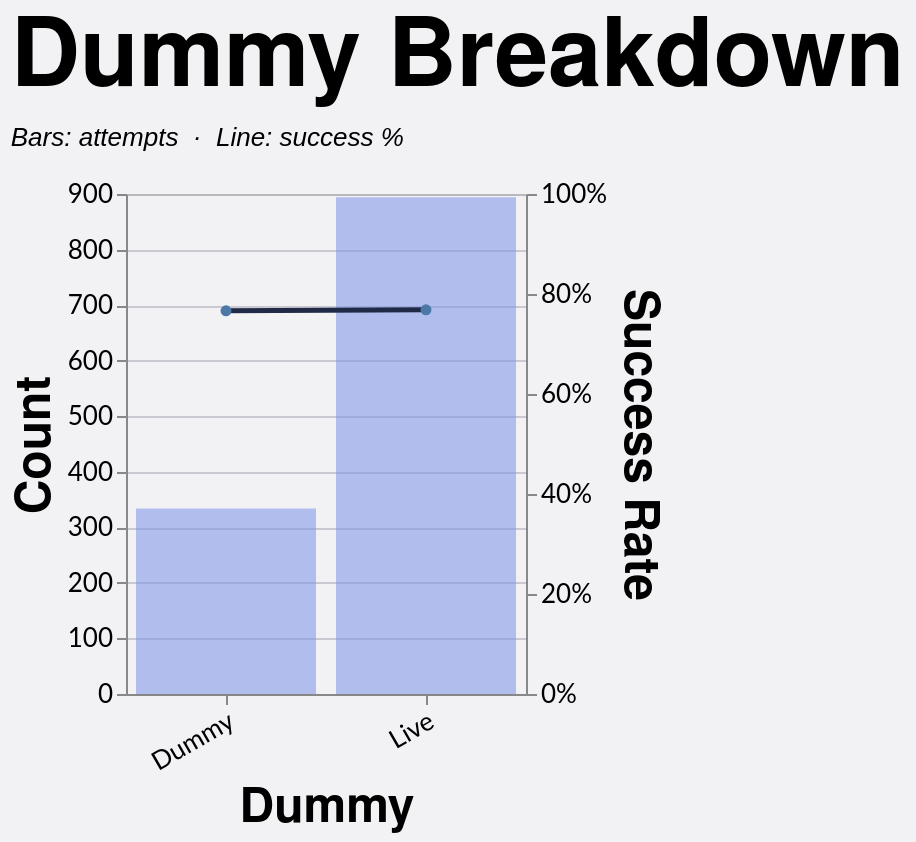

Source (Vega-Lite JSON):
### Vega-Lite specification from a JSON file in a GitHub repository (floating-point values rounded to 4 significant figures; data arrays with more than 128 entries replaced by an {"elided": "..."} marker saying what was removed)
{"config": {"axis": {"labelFont": "Lato, sans-serif", "titleFont": "PT Sans Narrow, Helvetica Neue, Helvetica, Arial, sans-serif", "labelFontSize": 13, "titleFontSize": 24, "gridColor": "#202947", "gridOpacity": 0.2}, "header": {"labelFont": "PT Sans Narrow, Helvetica Neue, Helvetica, Arial, sans-serif", "titleFont": "PT Sans Narrow, Helvetica Neue, Helvetica, Arial, sans-serif", "labelFontSize": 24, "titleFontSize": 28, "labelFontWeight": "bold", "orient": "left"}, "legend": {"labelFont": "Lato, sans-serif", "titleFont": "PT Sans Narrow, Helvetica Neue, Helvetica, Arial, sans-serif", "labelFontSize": 14, "titleFontSize": 16, "titlePadding": 5, "fillColor": "white", "strokeColor": "black", "padding": 10, "titleFontWeight": "lighter", "titleFontStyle": "italic", "titleColor": "gray", "offset": 10}, "title": {"font": "PT Sans Narrow, Helvetica Neue, Helvetica, Arial, sans-serif", "fontSize": 48, "fontWeight": "bold", "anchor": "start", "align": "center", "titlePadding": 20, "subtitlePadding": 10, "subtitleFontSize": 13, "subtitleColor": "", "subtitleFontStyle": "italic", "offset": 15, "color": "black"}, "axisX": {"labelAngle": 0}, "facet": {"title": null, "header": null, "align": {"row": "each", "column": "each"}}, "resolve": {"scale": {"y": "independent", "facet": "independent"}}, "background": "#f2f1f4"}, "layer": [{"mark": {"type": "bar", "color": "#7d96e8", "opacity": 0.55}, "encoding": {"tooltip": [{"field": "dummy", "title": "Dummy", "type": "nominal"}, {"field": "won", "format": ",.0f", "title": "Won", "type": "quantitative"}, {"field": "attempts", "format": ",.0f", "title": "Attempts", "type": "quantitative"}, {"field": "success_rate", "format": ".1%", "title": "Success Rate", "type": "quantitative"}], "x": {"axis": {"labelAngle": -30}, "field": "dummy", "sort": ["Dummy", "Live"], "title": "Dummy", "type": "nominal"}, "y": {"axis": {"format": ",.0f", "orient": "left"}, "field": "attempts", "title": "Count", "type": "quantitative"}}, "transform": [{"filter": "(loSquad == 'All' || datum.squad == loSquad) && (loGameType == 'All' || (loGameType == 'League + Cup' && (datum.game_type == 'League' || datum.game_type == 'Cup')) || (loGameType == 'League only' && datum.game_type == 'League') || datum.game_type == loGameType) && (loOpposition == 'All' || datum.opposition == loOpposition) && (loThrower == 'All' || datum.thrower == loThrower) && (loJumper == 'All' || datum.jumper == loJumper) && (loArea == 'All' || datum.area == loArea) && (loNumbers == 'All' || datum.numbers == loNumbers) && (loCall == 'All' || datum.call == loCall) && (loCallType == 'All' || datum.call_type == loCallType)"}, {"filter": "(loSeason == 'All' || datum.season == loSeason)"}, {"aggregate": [{"op": "count", "as": "attempts"}, {"op": "sum", "field": "won", "as": "won"}], "groupby": ["dummy"]}, {"calculate": "datum.won / datum.attempts", "as": "success_rate"}]}, {"mark": {"type": "line", "color": "#202946", "point": true, "strokeWidth": 2.5}, "encoding": {"tooltip": [{"field": "dummy", "title": "Dummy", "type": "nominal"}, {"field": "won", "format": ",.0f", "title": "Won", "type": "quantitative"}, {"field": "attempts", "format": ",.0f", "title": "Attempts", "type": "quantitative"}, {"field": "success_rate", "format": ".1%", "title": "Success Rate", "type": "quantitative"}], "x": {"axis": {"labelAngle": -30}, "field": "dummy", "sort": ["Dummy", "Live"], "title": "Dummy", "type": "nominal"}, "y": {"axis": {"format": "%", "orient": "right"}, "field": "success_rate", "scale": {"domain": [0, 1]}, "title": "Success Rate", "type": "quantitative"}}, "transform": [{"filter": "(loSquad == 'All' || datum.squad == loSquad) && (loGameType == 'All' || (loGameType == 'League + Cup' && (datum.game_type == 'League' || datum.game_type == 'Cup')) || (loGameType == 'League only' && datum.game_type == 'League') || datum.game_type == loGameType) && (loOpposition == 'All' || datum.opposition == loOpposition) && (loThrower == 'All' || datum.thrower == loThrower) && (loJumper == 'All' || datum.jumper == loJumper) && (loArea == 'All' || datum.area == loArea) && (loNumbers == 'All' || datum.numbers == loNumbers) && (loCall == 'All' || datum.call == loCall) && (loCallType == 'All' || datum.call_type == loCallType)"}, {"filter": "(loSeason == 'All' || datum.season == loSeason)"}, {"aggregate": [{"op": "count", "as": "attempts"}, {"op": "sum", "field": "won", "as": "won"}], "groupby": ["dummy"]}, {"calculate": "datum.won / datum.attempts", "as": "success_rate"}]}], "data": {"name": "data-9f78a8a80e26132ebc7aef6a8d9c7f48"}, "height": 250, "params": [{"name": "loSquad", "value": "All"}, {"name": "loSeason", "value": "All"}, {"name": "loGameType", "value": "All"}, {"name": "loOpposition", "value": "All"}, {"name": "loThrower", "value": "All"}, {"name": "loJumper", "value": "All"}, {"name": "loArea", "value": "All"}, {"name": "loNumbers", "value": "All"}, {"name": "loCall", "value": "All"}, {"name": "loCallType", "value": "All"}], "resolve": {"scale": {"y": "independent"}}, "title": {"text": "Dummy Breakdown", "subtitle": "Bars: attempts  ·  Line: success %"}, "width": {"step": 100}, "$schema": "https://vega.github.io/schema/vega-lite/v5.20.1.json", "datasets": {"data-9f78a8a80e26132ebc7aef6a8d9c7f48": {"elided": "1228 records"}}}
